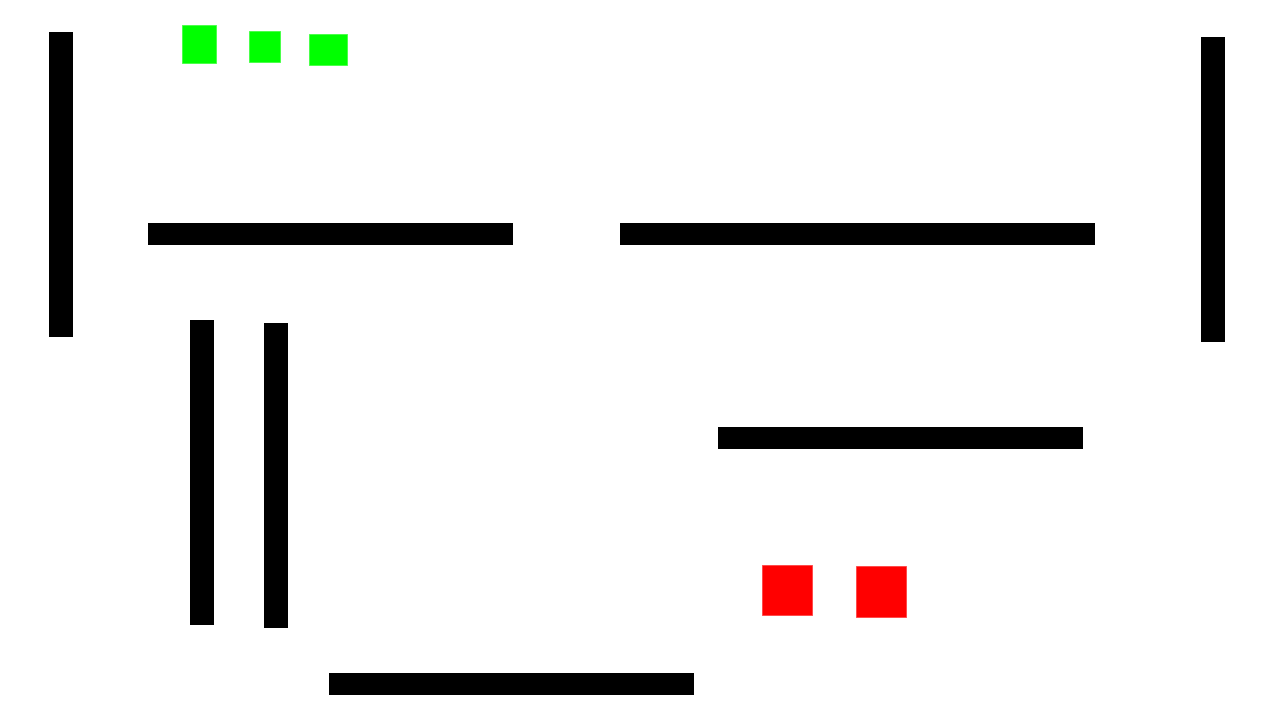
#> input picture helper/importer/drive1 - Copie.bmp, 1280 x 720 px
$ python -i driveImporter.py   (imports and definitions only)
#> lines starting #> are read from the running program, lines starting #| are printed output that depends on the picture; after the words box and inside, x2 and y2 are one past the last pixel; in counts of white or black regions, pixels touching at a corner belong together
import json

import cv2
import imutils


def importationJSON(path):
    with open(path, 'r') as f:
        jsonEnv = json.load(f)

        return jsonEnv

def image_resize(image, width = None, height = None, inter = cv2.INTER_AREA):
    # initialize the dimensions of the image to be resized and
    # grab the image size
    dim = None
    (h, w) = image.shape[:2]

    # if both the width and height are None, then return the
    # original image
    if width is None and height is None:
        return image

    # check to see if the width is None
    if width is None:
        # calculate the ratio of the height and construct the
        # dimensions
        r = height / float(h)
        dim = (int(w * r), height)

    # otherwise, the height is None
    else:
        # calculate the ratio of the width and construct the
        # dimensions
        r = width / float(w)
        dim = (width, int(h * r))

    # resize the image
    resized = cv2.resize(image, dim, interpolation = inter)

    # return the resized image
    return resized

def importationIMG(path):
#> called with path = 'drive1 - Copie.bmp'
    font = cv2.FONT_HERSHEY_SIMPLEX
    # Read image*
    image = cv2.imread(path)
#> image is the input picture: shape (720, 1280, 3); mean B, G, R 234.9, 235.9, 236.4
    gray = cv2.cvtColor(image, cv2.COLOR_BGR2GRAY)
    ret, gray = cv2.threshold(gray, 180, 255, cv2.THRESH_BINARY)
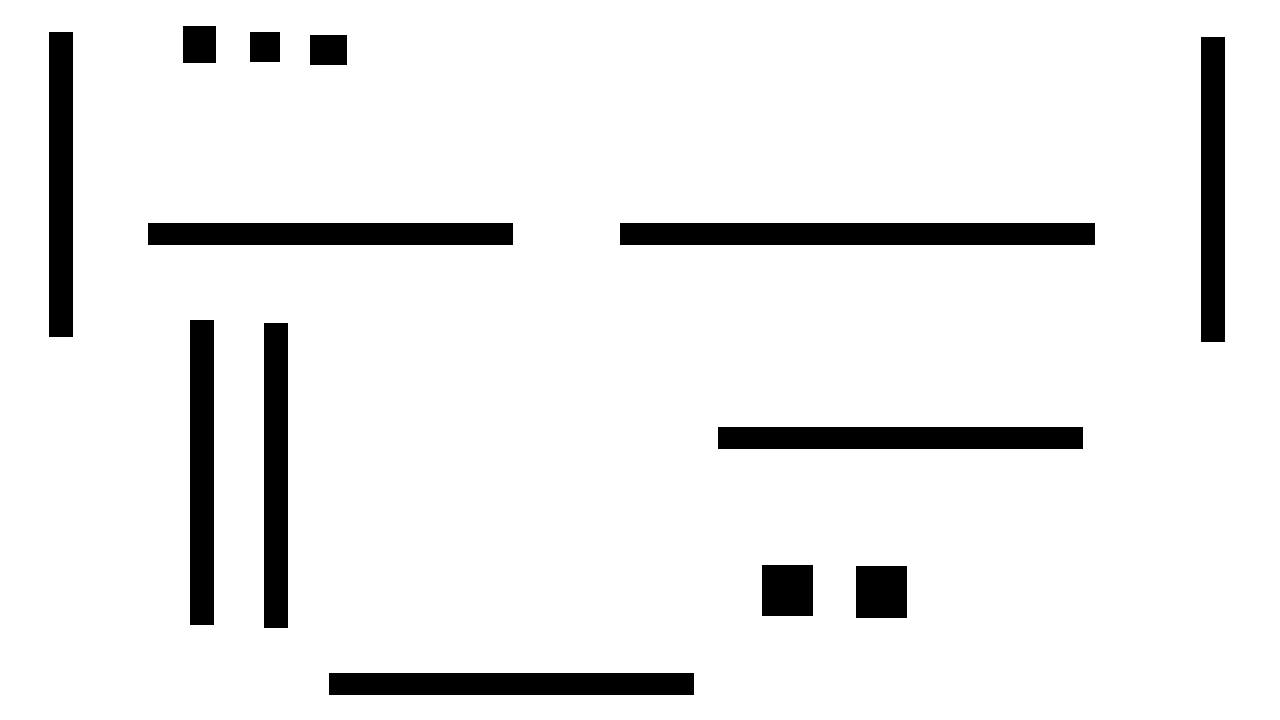
#> gray: shape (720, 1280); 92.2% white; 13 black regions

    cnts = cv2.findContours(gray.copy(), cv2.RETR_TREE,
                            cv2.CHAIN_APPROX_SIMPLE)
#> cnts = 14 contours; largest, box (x1, y1, x2, y2) and area: (0, 0, 1280, 720) 919601, (619, 222, 1096, 246) 10946, (328, 672, 695, 696) 8416, (717, 426, 1084, 450) 8416, (147, 222, 514, 246) 8416
    cnts = imutils.grab_contours(cnts)

    i=0
    listeEnv = {}
    result = []
    for c in cnts:

        if i != 0 :
            # compute the center of the contour, then detect the name of the
            # shape using only the contour
            M = cv2.moments(c)
            cX = int((M["m10"] / M["m00"]) * 1)
            cY = int((M["m01"] / M["m00"]) * 1)

            peri = cv2.arcLength(c, True)
            approx = cv2.approxPolyDP(c, 5, True)
            shape = "unidentified"
            if len(approx) == 4:

                (x, y, w, h) = cv2.boundingRect(approx)
                ar = w / float(h)

                c = c.astype("int")
                image = cv2.drawContours(image, [c], -1, (255, 0, 0), 2)

                i=i+1

                k = image[cY, cX]
                k1 = image[cY, cX]

                if k[0] == 0 and k[1] == 255 and k[2]==0:
                    cv2.putText(image, "pickup", (cX, cY), cv2.FONT_HERSHEY_SIMPLEX,
                                0.5, (255, 255, 255), 2)
                    result.append({'entity':'object','name':'pickup'+str(i),"type":"Pickup",'aabb':[x, y, w, h]})
                else :
                    if k[0] == 0 and k[1] == 0 and k[2]==255:
                        cv2.putText(image, "dropoff", (cX, cY), cv2.FONT_HERSHEY_SIMPLEX,
                                    0.5, (255, 255, 255), 2)
                        result.append({'entity':'object','name':'dropoff'+str(i),"type":"Dropoff",'aabb':[x, y, w, h]})
                    else :

                        if k[0] == 0 and k[1] == 0 and k[2] == 0:
                            cv2.putText(image, "wall", (cX, cY), cv2.FONT_HERSHEY_SIMPLEX,
                                        0.5, (255, 255, 255), 2)
                            result.append({'entity':'object','name':'wall'+str(i),"type":"Wall",'aabb':[x, y, w, h]})

                image = cv2.rectangle(image, (cX, cY), (cX, cY), (255,0,0), 5)


        i = i + 1
#> this loop made 14 passes
#> (cX, cY, peri, approx, x, y, w, h) on passes 2 to 8: (511, 683, 775.7, [[328, 673], [693, 672], [694, 694], [329, 695]], 328, 672, 367, 24), (881, 591, 207.7, [[855, 566], [906, 565], [907, 617], [856, 618]], 855, 565, 53, 54), (787, 590, 205.7, [[761, 565], [812, 564], [813, 615], [762, 616]], 761, 564, 53, 53), (900, 437, 775.7, [[717, 427], [1082, 426], [1083, 448], [718, 449]], 717, 426, 367, 24), (275, 475, 659.7, [[264, 322], [288, 323], [287, 628], [263, 627]], 263, 322, 26, 307), (201, 472, 659.7, [[190, 319], [214, 320], [213, 625], [189, 624]], 189, 319, 26, 307), (857, 233, 995.7, [[619, 223], [1094, 222], [1095, 244], [620, 245]], 619, 222, 477, 24)
#> (c, i) on pass 1: ([[0, 0], [0, 719], [1279, 719], [1279, 0]], 1)
#> pass 2, in importationIMG, `image = cv2.drawContours(image, [c], -1, (255, 0, 0), 2)`:
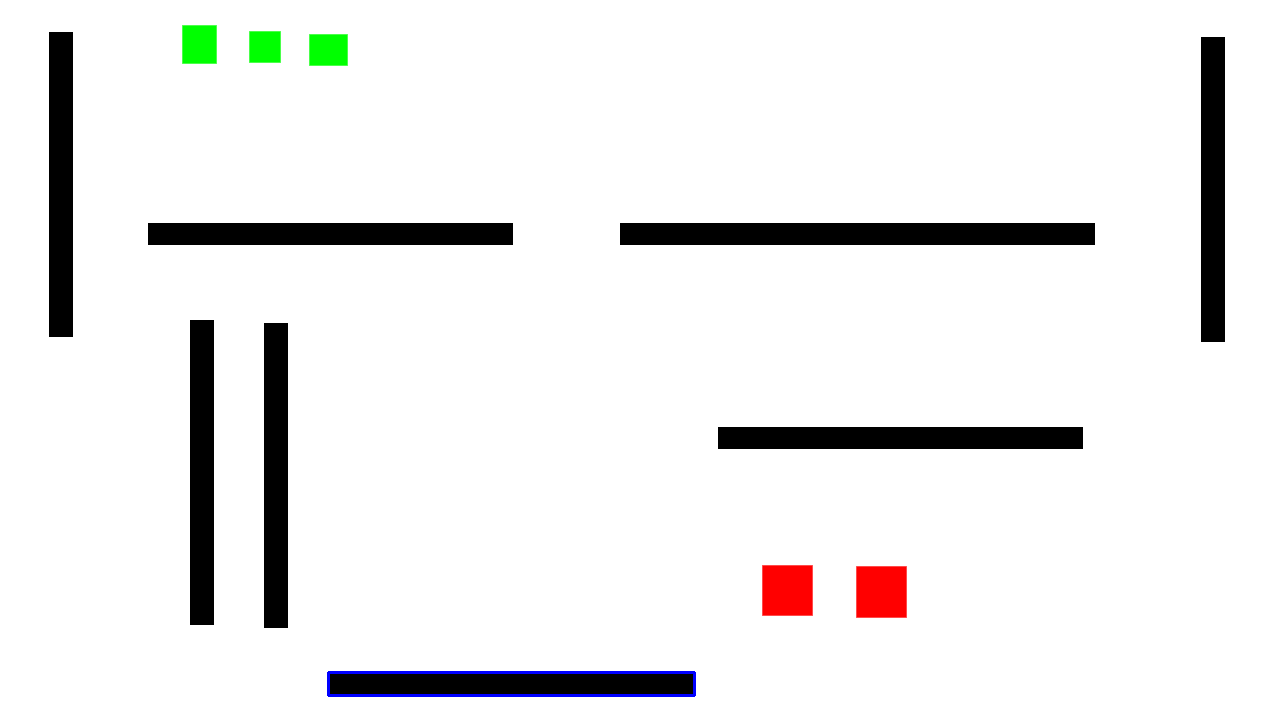
#> image: shape (720, 1280, 3); 0.25% of pixels changed, all inside (x1, y1, x2, y2) = (327, 671, 696, 697)
#> pass 3, in importationIMG, `image = cv2.drawContours(image, [c], -1, (255, 0, 0), 2)`:
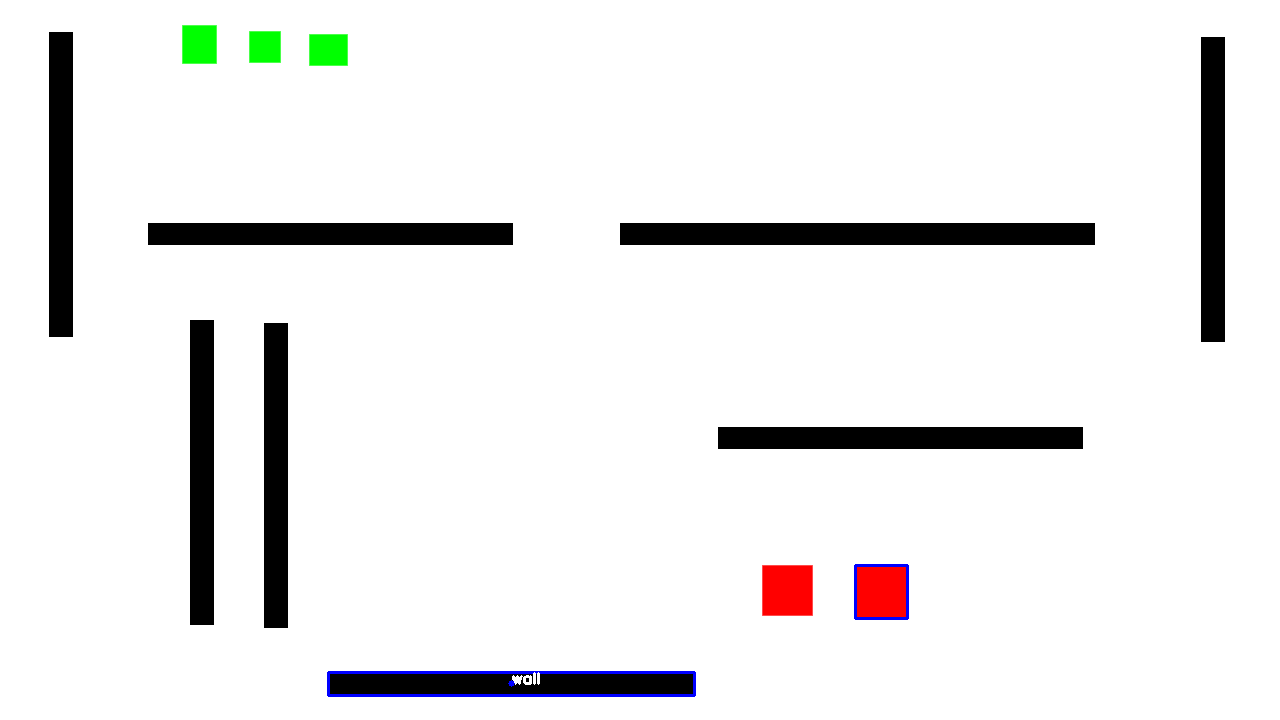
#> image: shape (720, 1280, 3); mean B, G, R 235.3, 235.4, 235.8
#> after the loop:
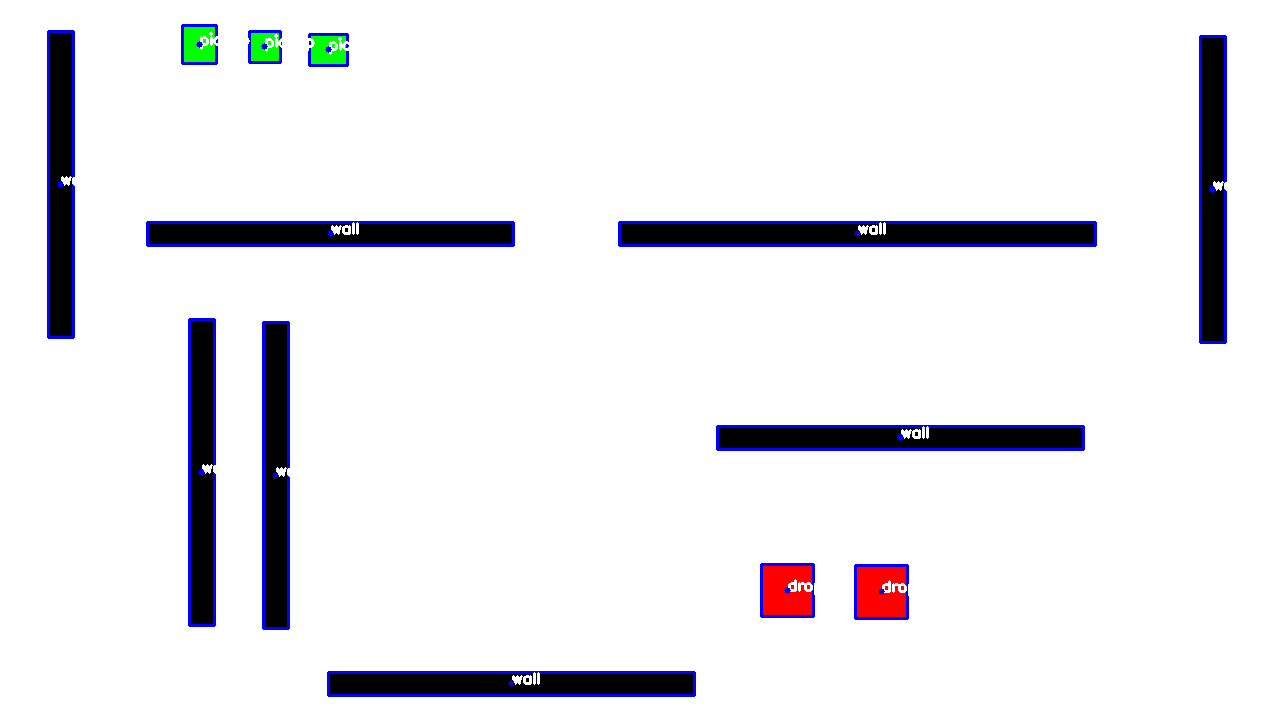
#> image: shape (720, 1280, 3); mean B, G, R 237.4, 232.4, 233
#> after the loop, M = moments, m00 1290, centre m10/m00, m01/m00 = (199, 44); ar = 0.897; cX = 199; cY = 44; h = 39; i = 27; k = [255, 0, 0]; k1 = [255, 0, 0]; peri = 141.7; result = 13 items; w = 35; x = 182; y = 25
    listeEnv["start"]=result

    return listeEnv

>>> result = importationIMG('drive1 - Copie.bmp')
#> result = 1 item

$ run again, on helper/importer/drive1.bmp
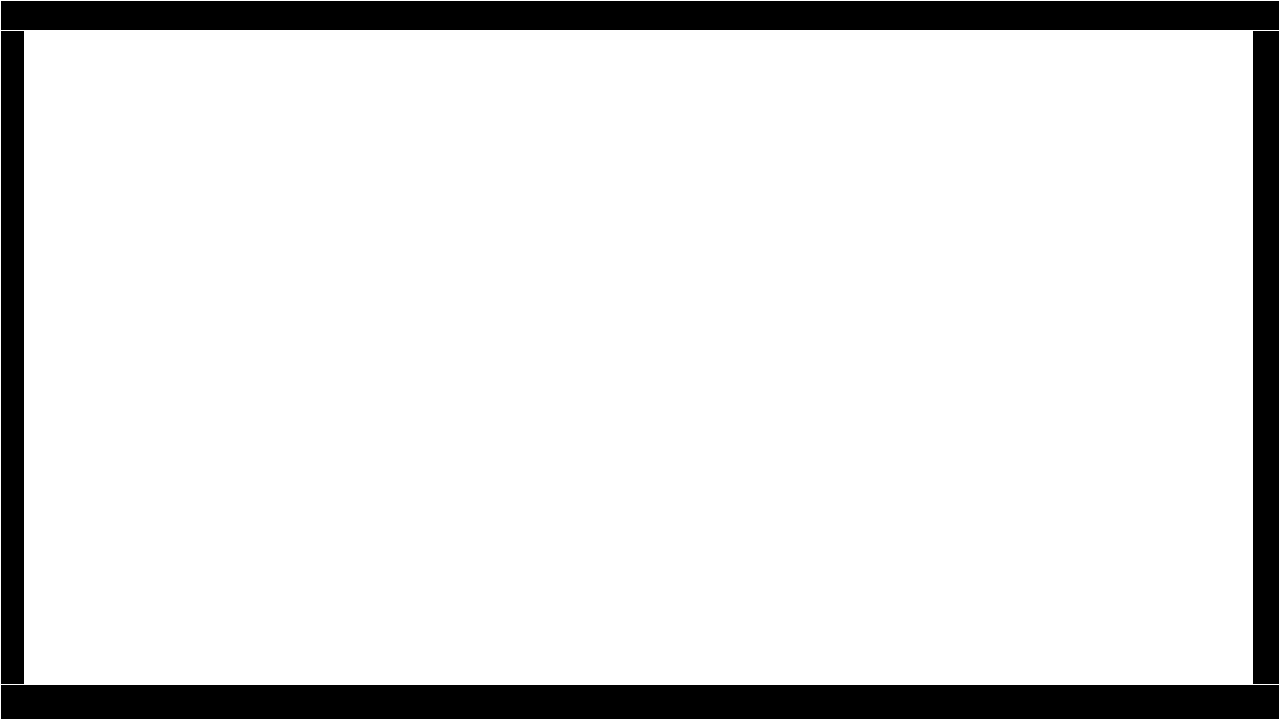
#> input picture helper/importer/drive1.bmp, 1280 x 720 px
#> in importationIMG, image is the input picture: shape (720, 1280, 3); 87.8% white; 4 black regions, box (x1, y1, x2, y2) and area: (1, 685, 1279, 719) 43452, (1, 1, 1279, 30) 37062, (1253, 31, 1279, 684) 16978, (1, 31, 24, 684) 15019
#> gray: shape (720, 1280); 87.8% white; 4 black regions
#> cnts = 5 contours; box (x1, y1, x2, y2) and area: (0, 0, 1280, 720) 919601, (0, 684, 1280, 720) 44763, (0, 0, 1280, 31) 38368, (1252, 30, 1280, 685) 17656, (0, 30, 25, 685) 15694
#> the loop in importationIMG, `for c in cnts: ` made 5 passes
#> (cX, cY, peri, approx, x, y, w, h) on passes 2 to 5: (639, 701, 2625.7, [[0, 685], [1278, 684], [1279, 718], [1, 719]], 0, 684, 1280, 36), (1265, 357, 1359.7, [[1253, 30], [1279, 31], [1278, 684], [1252, 683]], 1252, 30, 28, 655), (12, 357, 1353.7, [[1, 30], [24, 31], [23, 684], [0, 683]], 0, 30, 25, 655), (639, 15, 2615.7, [[0, 1], [1278, 0], [1279, 29], [1, 30]], 0, 0, 1280, 31)
#> pass 3, in importationIMG, `image = cv2.drawContours(image, [c], -1, (255, 0, 0), 2)`:
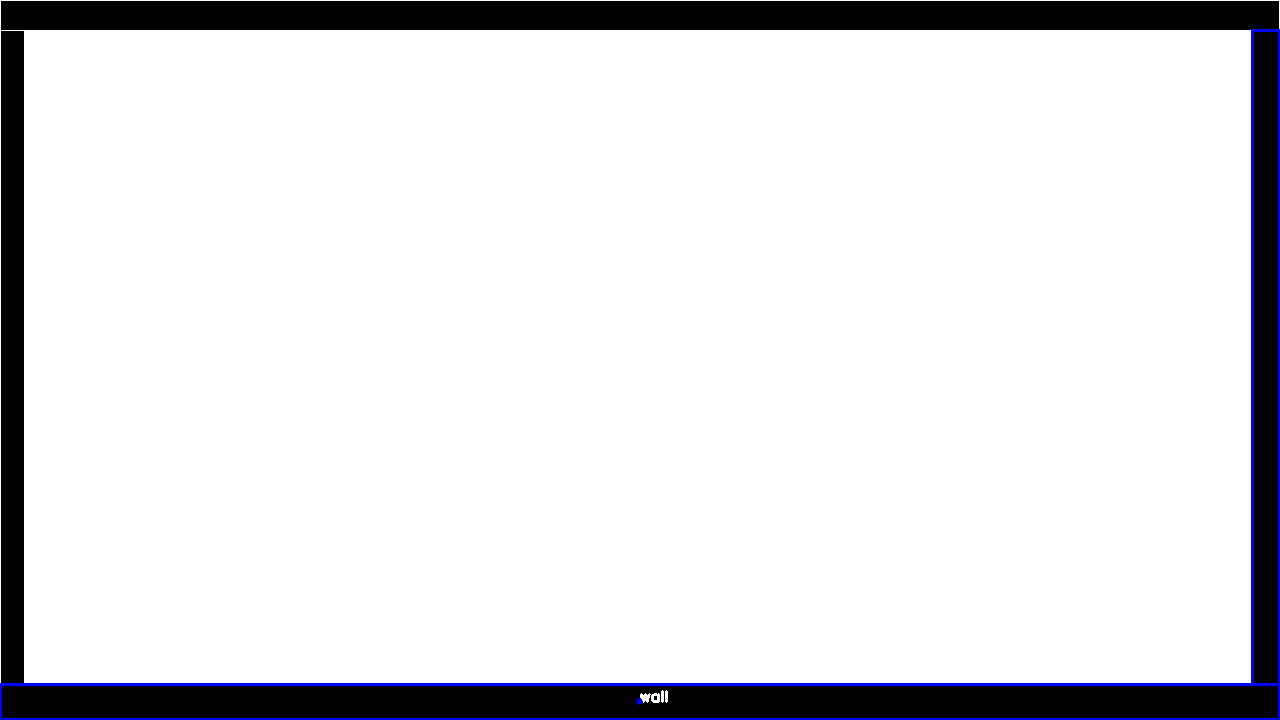
#> image: shape (720, 1280, 3); mean B, G, R 225, 222.3, 222.3
#> after the loop in importationIMG, `for c in cnts:`:
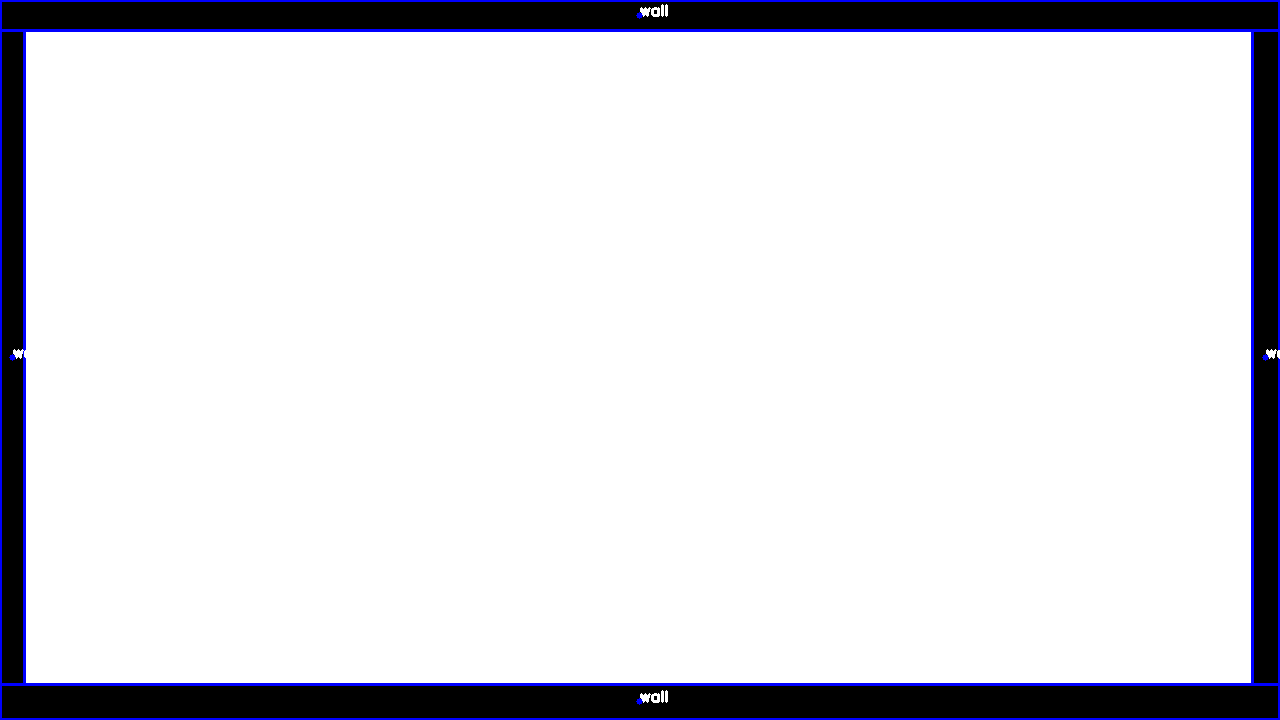
#> image: shape (720, 1280, 3); mean B, G, R 226.3, 220.8, 220.8
#> after the loop in importationIMG, `for c in cnts:`: M = moments, m00 38368, centre m10/m00, m01/m00 = (639.5, 15); ar = 41.29; cX = 639; cY = 15; h = 31; i = 9; k = [255, 0, 0]; peri = 2615.7; result = 4 items; w = 1280; x = 0
#> `result = importationIMG('drive1 - Copie.bmp')`: result = 1 item
